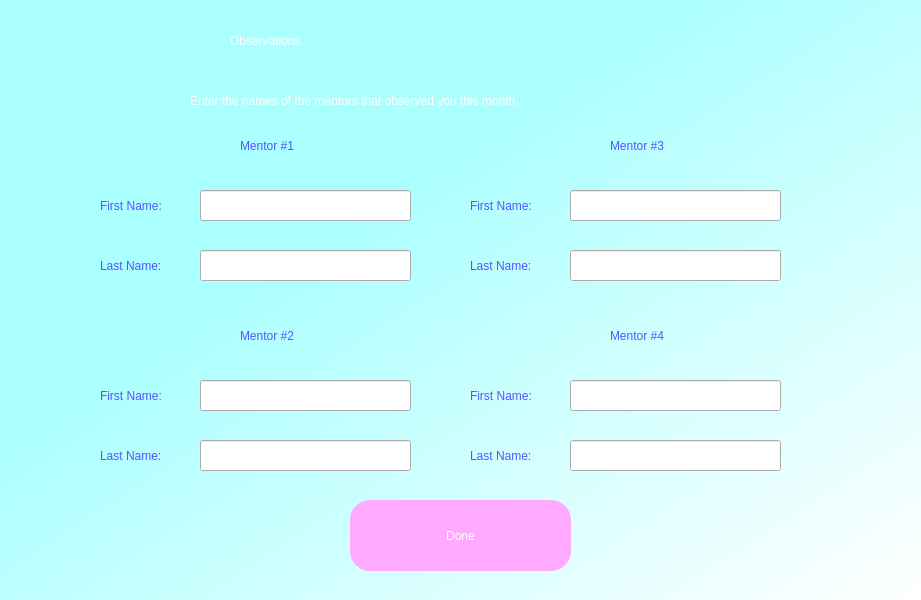
<?xml version="1.0" encoding="UTF-8"?>
<ui version="4.0">
 <class>Dialog</class>
 <widget class="QDialog" name="Dialog">
  <property name="geometry">
   <rect>
    <x>0</x>
    <y>0</y>
    <width>921</width>
    <height>600</height>
   </rect>
  </property>
  <property name="windowTitle">
   <string>Dialog</string>
  </property>
  <widget class="QWidget" name="widget" native="true">
   <property name="geometry">
    <rect>
     <x>0</x>
     <y>0</y>
     <width>921</width>
     <height>600</height>
    </rect>
   </property>
   <property name="styleSheet">
    <string notr="true">QWidget#widget{
background-color:qlineargradient(spread:pad, x1:0, y1:0, x2:1, y2:1, stop:0.357955 rgba(170, 255, 255, 255), stop:1 rgba(255, 255, 255, 255))}</string>
   </property>
   <widget class="QLabel" name="label">
    <property name="geometry">
     <rect>
      <x>230</x>
      <y>-20</y>
      <width>481</width>
      <height>121</height>
     </rect>
    </property>
    <property name="styleSheet">
     <string notr="true">color: rgb(255, 255, 255);
font: 75 60pt &quot;Malgun Gothic&quot;;</string>
    </property>
    <property name="text">
     <string>Observations</string>
    </property>
   </widget>
   <widget class="QLabel" name="label_2">
    <property name="geometry">
     <rect>
      <x>100</x>
      <y>190</y>
      <width>91</width>
      <height>31</height>
     </rect>
    </property>
    <property name="styleSheet">
     <string notr="true">font: 12pt &quot;MS Shell Dlg 2&quot;;
;
color: rgb(85, 85, 255);</string>
    </property>
    <property name="text">
     <string>First Name:</string>
    </property>
   </widget>
   <widget class="QPushButton" name="done_button">
    <property name="geometry">
     <rect>
      <x>350</x>
      <y>500</y>
      <width>221</width>
      <height>71</height>
     </rect>
    </property>
    <property name="styleSheet">
     <string notr="true">border-radius: 20px;
font: 75 30pt &quot;Malgun Gothic&quot;;
color: white;
background-color: rgb(255, 170, 255);</string>
    </property>
    <property name="text">
     <string>Done</string>
    </property>
   </widget>
   <widget class="QLabel" name="label_3">
    <property name="geometry">
     <rect>
      <x>100</x>
      <y>250</y>
      <width>81</width>
      <height>31</height>
     </rect>
    </property>
    <property name="styleSheet">
     <string notr="true">font: 12pt &quot;MS Shell Dlg 2&quot;;
;
color: rgb(85, 85, 255);</string>
    </property>
    <property name="text">
     <string>Last Name: </string>
    </property>
   </widget>
   <widget class="QLineEdit" name="first_name_1">
    <property name="geometry">
     <rect>
      <x>200</x>
      <y>190</y>
      <width>211</width>
      <height>31</height>
     </rect>
    </property>
    <property name="text">
     <string/>
    </property>
   </widget>
   <widget class="QLineEdit" name="last_name_1">
    <property name="geometry">
     <rect>
      <x>200</x>
      <y>250</y>
      <width>211</width>
      <height>31</height>
     </rect>
    </property>
    <property name="text">
     <string/>
    </property>
   </widget>
   <widget class="QLabel" name="label_4">
    <property name="geometry">
     <rect>
      <x>190</x>
      <y>80</y>
      <width>611</width>
      <height>41</height>
     </rect>
    </property>
    <property name="styleSheet">
     <string notr="true">font: 16pt &quot;MS Shell Dlg 2&quot;;
color:rgb(255, 255, 255);</string>
    </property>
    <property name="text">
     <string>Enter the names of the mentors that observed you this month.</string>
    </property>
   </widget>
   <widget class="QLineEdit" name="last_name_2">
    <property name="geometry">
     <rect>
      <x>200</x>
      <y>440</y>
      <width>211</width>
      <height>31</height>
     </rect>
    </property>
    <property name="text">
     <string/>
    </property>
   </widget>
   <widget class="QLineEdit" name="first_name_2">
    <property name="geometry">
     <rect>
      <x>200</x>
      <y>380</y>
      <width>211</width>
      <height>31</height>
     </rect>
    </property>
    <property name="text">
     <string/>
    </property>
   </widget>
   <widget class="QLabel" name="label_5">
    <property name="geometry">
     <rect>
      <x>100</x>
      <y>440</y>
      <width>81</width>
      <height>31</height>
     </rect>
    </property>
    <property name="styleSheet">
     <string notr="true">font: 12pt &quot;MS Shell Dlg 2&quot;;
;
color: rgb(85, 85, 255);</string>
    </property>
    <property name="text">
     <string>Last Name: </string>
    </property>
   </widget>
   <widget class="QLabel" name="label_6">
    <property name="geometry">
     <rect>
      <x>100</x>
      <y>380</y>
      <width>91</width>
      <height>31</height>
     </rect>
    </property>
    <property name="styleSheet">
     <string notr="true">font: 12pt &quot;MS Shell Dlg 2&quot;;
;
color: rgb(85, 85, 255);</string>
    </property>
    <property name="text">
     <string>First Name:</string>
    </property>
   </widget>
   <widget class="QLineEdit" name="last_name_3">
    <property name="geometry">
     <rect>
      <x>570</x>
      <y>250</y>
      <width>211</width>
      <height>31</height>
     </rect>
    </property>
    <property name="text">
     <string/>
    </property>
   </widget>
   <widget class="QLineEdit" name="first_name_3">
    <property name="geometry">
     <rect>
      <x>570</x>
      <y>190</y>
      <width>211</width>
      <height>31</height>
     </rect>
    </property>
    <property name="text">
     <string/>
    </property>
   </widget>
   <widget class="QLabel" name="label_7">
    <property name="geometry">
     <rect>
      <x>470</x>
      <y>250</y>
      <width>81</width>
      <height>31</height>
     </rect>
    </property>
    <property name="styleSheet">
     <string notr="true">font: 12pt &quot;MS Shell Dlg 2&quot;;
;
color: rgb(85, 85, 255);</string>
    </property>
    <property name="text">
     <string>Last Name: </string>
    </property>
   </widget>
   <widget class="QLabel" name="label_8">
    <property name="geometry">
     <rect>
      <x>470</x>
      <y>190</y>
      <width>91</width>
      <height>31</height>
     </rect>
    </property>
    <property name="styleSheet">
     <string notr="true">font: 12pt &quot;MS Shell Dlg 2&quot;;
;
color: rgb(85, 85, 255);</string>
    </property>
    <property name="text">
     <string>First Name:</string>
    </property>
   </widget>
   <widget class="QLineEdit" name="last_name_4">
    <property name="geometry">
     <rect>
      <x>570</x>
      <y>440</y>
      <width>211</width>
      <height>31</height>
     </rect>
    </property>
    <property name="text">
     <string/>
    </property>
   </widget>
   <widget class="QLineEdit" name="first_name_4">
    <property name="geometry">
     <rect>
      <x>570</x>
      <y>380</y>
      <width>211</width>
      <height>31</height>
     </rect>
    </property>
    <property name="text">
     <string/>
    </property>
   </widget>
   <widget class="QLabel" name="label_9">
    <property name="geometry">
     <rect>
      <x>470</x>
      <y>440</y>
      <width>81</width>
      <height>31</height>
     </rect>
    </property>
    <property name="styleSheet">
     <string notr="true">font: 12pt &quot;MS Shell Dlg 2&quot;;
;
color: rgb(85, 85, 255);</string>
    </property>
    <property name="text">
     <string>Last Name: </string>
    </property>
   </widget>
   <widget class="QLabel" name="label_10">
    <property name="geometry">
     <rect>
      <x>470</x>
      <y>380</y>
      <width>91</width>
      <height>31</height>
     </rect>
    </property>
    <property name="styleSheet">
     <string notr="true">font: 12pt &quot;MS Shell Dlg 2&quot;;
;
color: rgb(85, 85, 255);</string>
    </property>
    <property name="text">
     <string>First Name:</string>
    </property>
   </widget>
   <widget class="QLabel" name="label_11">
    <property name="geometry">
     <rect>
      <x>240</x>
      <y>120</y>
      <width>131</width>
      <height>51</height>
     </rect>
    </property>
    <property name="styleSheet">
     <string notr="true">font: 20pt &quot;MS Shell Dlg 2&quot;;
color: rgb(85, 85, 255);</string>
    </property>
    <property name="text">
     <string>Mentor #1</string>
    </property>
   </widget>
   <widget class="QLabel" name="label_12">
    <property name="geometry">
     <rect>
      <x>610</x>
      <y>120</y>
      <width>131</width>
      <height>51</height>
     </rect>
    </property>
    <property name="styleSheet">
     <string notr="true">font: 20pt &quot;MS Shell Dlg 2&quot;;
color: rgb(85, 85, 255);</string>
    </property>
    <property name="text">
     <string>Mentor #3</string>
    </property>
   </widget>
   <widget class="QLabel" name="label_13">
    <property name="geometry">
     <rect>
      <x>240</x>
      <y>310</y>
      <width>131</width>
      <height>51</height>
     </rect>
    </property>
    <property name="styleSheet">
     <string notr="true">font: 20pt &quot;MS Shell Dlg 2&quot;;
color: rgb(85, 85, 255);</string>
    </property>
    <property name="text">
     <string>Mentor #2</string>
    </property>
   </widget>
   <widget class="QLabel" name="label_14">
    <property name="geometry">
     <rect>
      <x>610</x>
      <y>310</y>
      <width>131</width>
      <height>51</height>
     </rect>
    </property>
    <property name="styleSheet">
     <string notr="true">font: 20pt &quot;MS Shell Dlg 2&quot;;
color: rgb(85, 85, 255);</string>
    </property>
    <property name="text">
     <string>Mentor #4</string>
    </property>
   </widget>
   <widget class="QLabel" name="error_1a">
    <property name="geometry">
     <rect>
      <x>220</x>
      <y>170</y>
      <width>161</width>
      <height>16</height>
     </rect>
    </property>
    <property name="styleSheet">
     <string notr="true">font: 10pt &quot;MS Shell Dlg 2&quot;;
color: rgb(255, 0, 0);</string>
    </property>
    <property name="text">
     <string/>
    </property>
   </widget>
   <widget class="QLabel" name="error_1b">
    <property name="geometry">
     <rect>
      <x>220</x>
      <y>230</y>
      <width>161</width>
      <height>16</height>
     </rect>
    </property>
    <property name="styleSheet">
     <string notr="true">font: 10pt &quot;MS Shell Dlg 2&quot;;
color: rgb(255, 0, 0);</string>
    </property>
    <property name="text">
     <string/>
    </property>
   </widget>
   <widget class="QLabel" name="error_2b">
    <property name="geometry">
     <rect>
      <x>220</x>
      <y>420</y>
      <width>161</width>
      <height>16</height>
     </rect>
    </property>
    <property name="styleSheet">
     <string notr="true">font: 10pt &quot;MS Shell Dlg 2&quot;;
color: rgb(255, 0, 0);</string>
    </property>
    <property name="text">
     <string/>
    </property>
   </widget>
   <widget class="QLabel" name="error_2a">
    <property name="geometry">
     <rect>
      <x>220</x>
      <y>360</y>
      <width>161</width>
      <height>16</height>
     </rect>
    </property>
    <property name="styleSheet">
     <string notr="true">font: 10pt &quot;MS Shell Dlg 2&quot;;
color: rgb(255, 0, 0);</string>
    </property>
    <property name="text">
     <string/>
    </property>
   </widget>
   <widget class="QLabel" name="error_3b">
    <property name="geometry">
     <rect>
      <x>590</x>
      <y>230</y>
      <width>161</width>
      <height>16</height>
     </rect>
    </property>
    <property name="styleSheet">
     <string notr="true">font: 10pt &quot;MS Shell Dlg 2&quot;;
color: rgb(255, 0, 0);</string>
    </property>
    <property name="text">
     <string/>
    </property>
   </widget>
   <widget class="QLabel" name="error_3a">
    <property name="geometry">
     <rect>
      <x>590</x>
      <y>170</y>
      <width>161</width>
      <height>16</height>
     </rect>
    </property>
    <property name="styleSheet">
     <string notr="true">font: 10pt &quot;MS Shell Dlg 2&quot;;
color: rgb(255, 0, 0);</string>
    </property>
    <property name="text">
     <string/>
    </property>
   </widget>
   <widget class="QLabel" name="error_4a">
    <property name="geometry">
     <rect>
      <x>590</x>
      <y>360</y>
      <width>161</width>
      <height>16</height>
     </rect>
    </property>
    <property name="styleSheet">
     <string notr="true">font: 10pt &quot;MS Shell Dlg 2&quot;;
color: rgb(255, 0, 0);</string>
    </property>
    <property name="text">
     <string/>
    </property>
   </widget>
   <widget class="QLabel" name="error_4b">
    <property name="geometry">
     <rect>
      <x>590</x>
      <y>420</y>
      <width>161</width>
      <height>16</height>
     </rect>
    </property>
    <property name="styleSheet">
     <string notr="true">font: 10pt &quot;MS Shell Dlg 2&quot;;
color: rgb(255, 0, 0);</string>
    </property>
    <property name="text">
     <string/>
    </property>
   </widget>
  </widget>
 </widget>
 <resources/>
 <connections/>
</ui>
